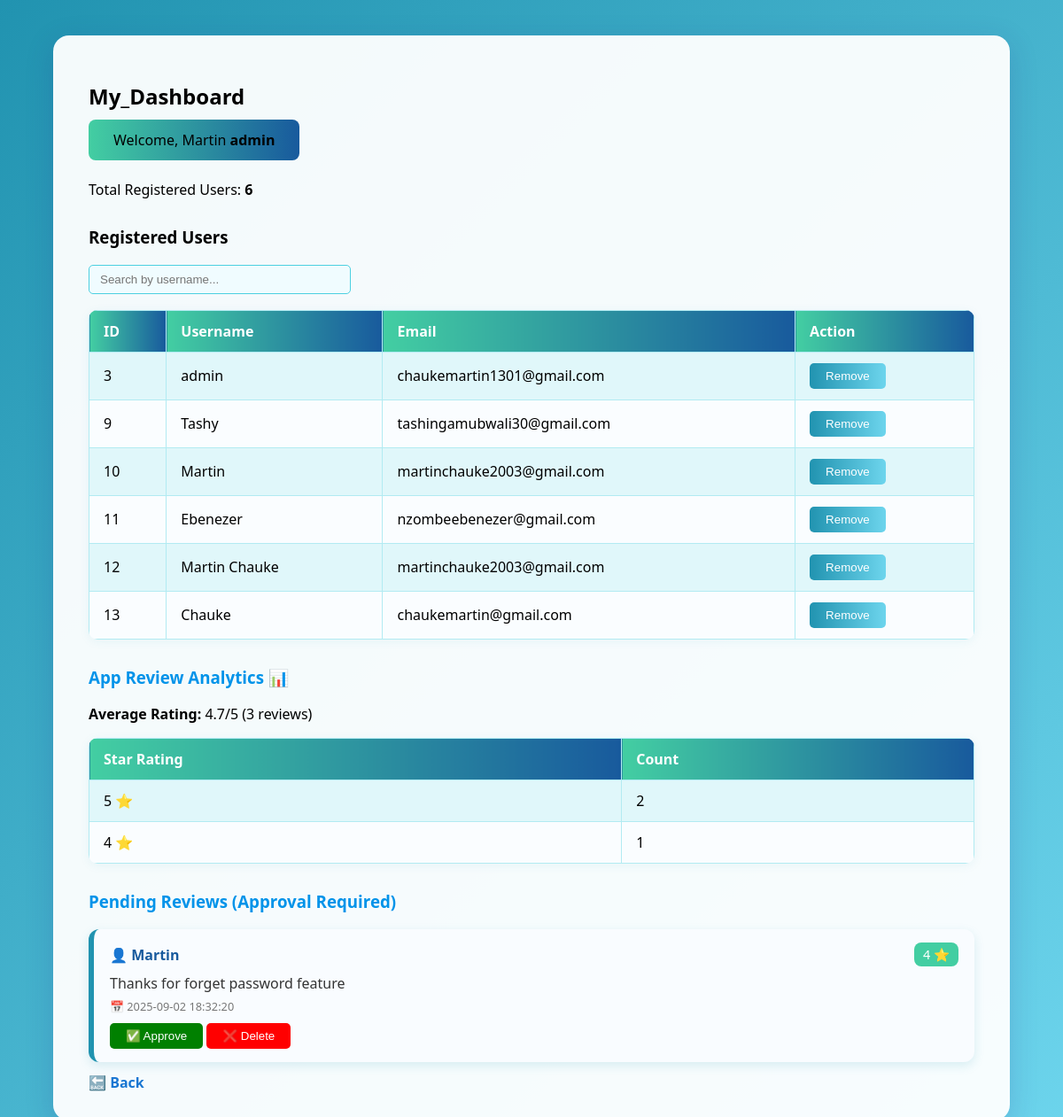
Page /admin (signed in) on the earlier database version.
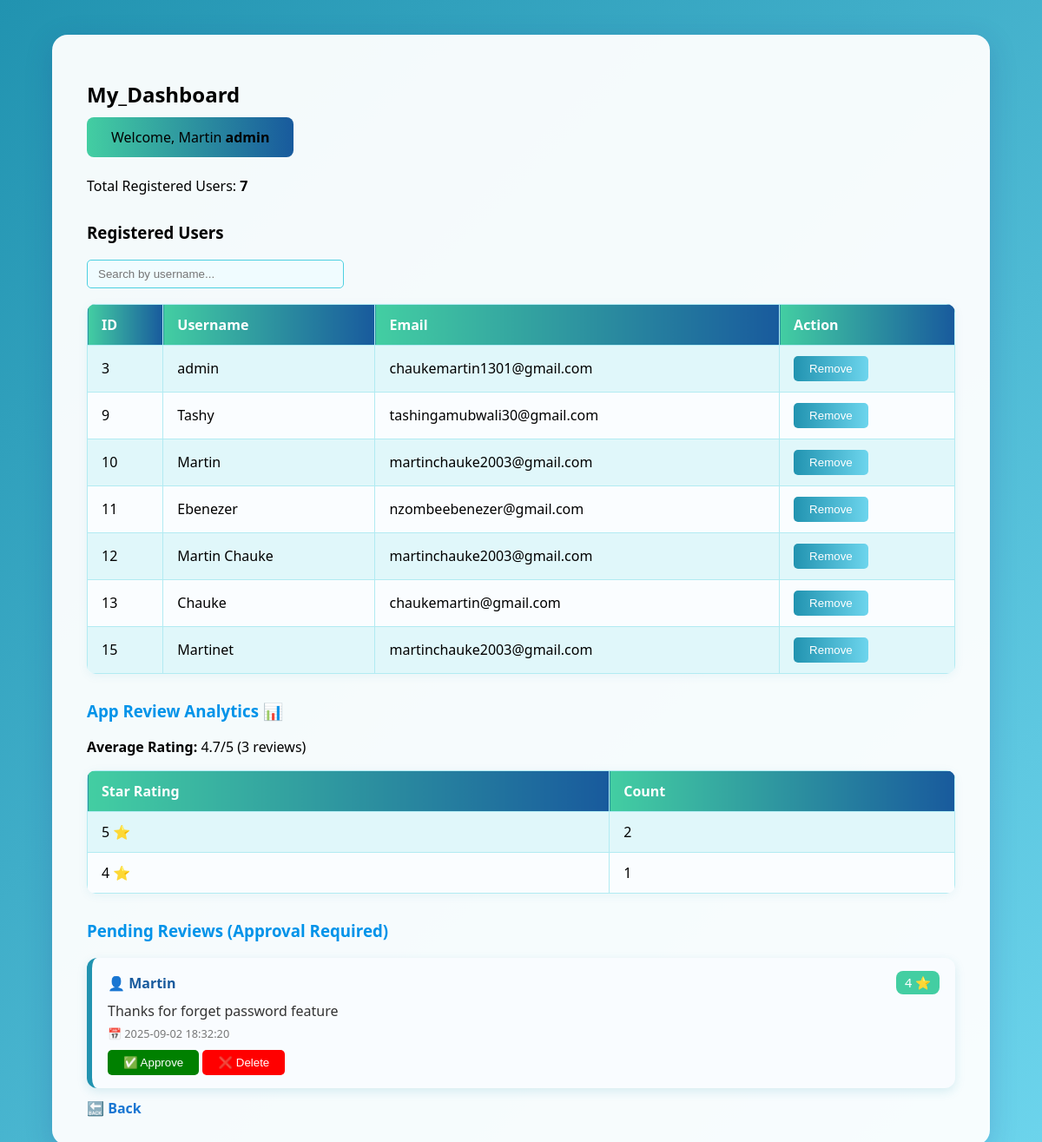
Same page on the later database version.
### tables this page shows
CREATE TABLE users (
    id INTEGER PRIMARY KEY AUTOINCREMENT,
    username TEXT NOT NULL,
    email TEXT NOT NULL,
    password TEXT NOT NULL
    , is_admin INTEGER DEFAULT 0);

CREATE TABLE app_reviews (
    id INTEGER PRIMARY KEY AUTOINCREMENT,
    reviewer_id INTEGER NOT NULL,
    rating INTEGER NOT NULL CHECK(rating BETWEEN 1 AND 5),
    comment TEXT,
    created_at TIMESTAMP DEFAULT CURRENT_TIMESTAMP, status TEXT DEFAULT 'pending',
    FOREIGN KEY (reviewer_id) REFERENCES users (id)
     );

### app.py (the view, shortened to what this page needs)
@app.route("/admin", methods=["GET", "POST"])
@admin_required
def admin_dashboard():
    conn = get_db_connection()
    conn.row_factory=sqlite3.Row # accessing as dicts
    approve_id=request.form.get("approve_review_id")
    if approve_id:
        conn.execute("UPDATE app_reviews SET status = 'approved' WHERE id = ?", (approve_id,))
        conn.commit()
        flash("Review approved✅.","success")
    delete_id=request.form.get("delete_review_id")
    if delete_id:
        conn.execute("DELETE FROM app_reviews WHERE id=?",(delete_id,))
        conn.commit()
        flash("Review deleted❌.","danger")
    users = conn.execute("SELECT * FROM users").fetchall()
    rating_counts=conn.execute("""
        SELECT rating,  COUNT(*) AS count
        FROM app_reviews
        WHERE app_reviews.status='approved'
        GROUP BY rating
        ORDER BY rating DESC
 """).fetchall()
    avg_rating=conn.execute("SELECT AVG(rating) AS avg FROM app_reviews where status='approved'").fetchone()["avg"]
    pending_reviews = conn.execute("""
        SELECT ar.id, u.username, ar.rating, ar.comment, ar.created_at
        FROM app_reviews ar
        JOIN users u ON ar.reviewer_id = u.id
        WHERE ar.status='pending'
        ORDER BY ar.created_at DESC
    """).fetchall()
    recent_reviews = conn.execute("""
        SELECT users.username, app_reviews.rating, app_reviews.comment, app_reviews.created_at
        FROM app_reviews
        JOIN users ON app_reviews.reviewer_id = users.id
        ORDER BY app_reviews.created_at DESC
        LIMIT 5
    """).fetchall()
    conn.close()
    rating_counts=[dict(row) for row in rating_counts]
    return render_template(
        "admin_dashboard.html",
        users=users,
        rating_counts=rating_counts,
        avg_rating=avg_rating or 0,
        total_reviews=sum(row["count"] for row in rating_counts),
        recent_reviews=recent_reviews,
        pending_reviews=pending_reviews
        )

### app.py (called while the page is built)
def get_db_connection():
    conn=sqlite3.connect(DATABASE)
    conn.row_factory=sqlite3.Row
    return conn

def admin_required(f):
    @wraps(f)
    def wrapper(*args, **kwargs):
        if "user_id" not in session:
            flash("Please log in to continue.", "warning")
            return redirect(url_for("login"))
        conn = get_db_connection()
        user = conn.execute("SELECT * FROM users WHERE id = ?", (session["user_id"],)).fetchone()
        conn.close()
        if not user or user["is_admin"] != 1:
            flash("Admin access only.", "danger")
            return redirect(url_for("home"))
        return f(*args, **kwargs)
    return wrapper

@app.before_request
def save_last_page():
    if request.endpoint not in ("login", "logout", "register", "static", "home"):
        session["prev_page"] = request.path

@app.context_processor
def inject_user_role():
    return dict(is_admin=session.get("is_admin"))

### templates/admin_dashboard.html (shortened to what this page needs)
<!DOCTYPE html>
<html>
<head>
</head>
<body>
    <div class="dashboard-container">
        <h2 style="color:black"><strong>My_Dashboard</strong></h2>
        <div class="welcome" style="color:black">Welcome, Martin <strong>{{ session.username }}</strong></div>
        <div class="user-count" style="color:black">Total Registered Users: <strong>{{ users|length }}</strong></div>
        <h3 style="color:black">Registered Users</h3>
        <input type="text" id="searchInput" placeholder="Search by username...">
        <table>
            <tr><th>ID</th><th>Username</th><th>Email</th><th>Action</th></tr>
            {% for user in users %}
            <tr>
                <td>{{ user.id }}</td>
                <td>{{ user.username }}</td>
                <td>{{ user.email }}</td>
                <td>
                    <form method="post" style="display:inline; color:black">
                        <button type="submit" class="remove-btn"
                            onclick="return confirm('Remove {{ user.username }}?');">Remove</button>
                    </form>
                </td>
            </tr>
            {% endfor %}
        </table>
        <h3><strong>App Review Analytics 📊</strong></h3>
        {% if total_reviews > 0 %}
            <p><strong>Average Rating:</strong> {{ "%.1f"|format(avg_rating) }}/5 ({{ total_reviews }} reviews)</p>
            <table>
                <tr><th>Star Rating</th><th>Count</th></tr>
                {% for row in rating_counts %}
                <tr>
                    <td>{{ row['rating'] }} ⭐</td>
                    <td>{{ row['count'] }}</td>
                </tr>
                {% endfor %}
            </table>
        {% endif %}
<h3><strong>Pending Reviews (Approval Required)</strong></h3>
{% if pending_reviews %}
    <div class="reviews-container">
        {% for r in pending_reviews %}
           <div class="review-card">
                <div class="review-header">
                    <span class="review-user">👤 {{ r['username'] }}</span>
                    <span class="review-rating">{{ r['rating'] }} ⭐</span>
                </div>
                <div class="review-comment">
                      {{ r['comment'] or "No comment" }}
                </div>
                <div class="review-date">
                    📅 {{ r['created_at'] }}
                </div>
                <div style="margin-top:10px;">
                    <form method="post" style="display:inline;">
                        <button type="submit" class="remove-btn" style="background:green;"
                            onclick="return confirm('Approve this review?');">✅ Approve</button>
                    </form>
                    <form method="post" style="display:inline;">
                        <button type="submit" class="remove-btn" style="background:red;"
                            onclick="return confirm('Delete this review?');">❌ Delete</button>
                    </form>
                </div>
            </div>
        {% endfor %}
    </div>
{% else %}
    <p>No pending reviews 🎉</p>
{% endif %}
        <a href="{{ url_for('predict_page') }}" class="back-link">🔙 Back</a>
    </div>
</body>
</html>

### templates/admin_dashboard.html (style rules this page uses)
body { font-family: 'Segoe UI', Arial, sans-serif; margin: 0; padding: 0; background: linear-gradient(135deg, #2193b0 0%, #6dd5ed 100%); min-height: 100vh; }
.dashboard-container { max-width: 1000px; margin: 40px auto; background: rgba(255,255,255,0.95); border-radius: 18px; box-shadow: 0 8px 32px rgba(31, 38, 135, 0.18); padding: 32px 40px; }
h2 { color: #1976d2; margin-bottom: 10px; }
.welcome { background: linear-gradient(90deg, #43cea2, #185a9d); color: #fff; padding: 12px 28px; border-radius: 8px; margin-bottom: 22px; display: inline-block; }
.user-count { margin-bottom: 18px; color: #1976d2; font-weight: 500; }
h3 { color: #0093e9; margin-top: 30px; }
#searchInput { margin-bottom: 18px; padding: 8px 12px; width: 270px; border: 1px solid #4dd0e1; border-radius: 5px; outline: none; background: #f0fcff; color: #1976d2; }
table { border-collapse: collapse; width: 100%; background: #fafdff; margin-bottom: 22px; border-radius: 10px; overflow: hidden; box-shadow: 0 2px 12px rgba(33,147,176,0.07); }
th, td { border: 1px solid #b2ebf2; padding: 12px 16px; text-align: left; }
th { background: linear-gradient(90deg, #43cea2, #185a9d); color: #fff; }
tr:nth-child(even) { background: #e0f7fa; }
.remove-btn { background: linear-gradient(90deg, #2193b0, #6dd5ed); color: #fff; border: none; padding: 7px 18px; border-radius: 5px; cursor: pointer; }
.back-link { text-decoration: none; color: #1976d2; font-weight: bold; display: inline-block; margin-top: 12px; }
.reviews-container { display: flex; flex-direction: column; gap: 15px; margin-top: 15px; }
.review-card { background: #f9fcff; border-left: 6px solid #2193b0; padding: 15px 18px; border-radius: 12px; box-shadow: 0 4px 12px rgba(33,147,176,0.15); transition: transform 0.2s ease, box-shadow 0.2s ease; }
.review-header { display: flex; justify-content: space-between; align-items: center; margin-bottom: 8px; }
.review-user { font-weight: 600; color: #185a9d; }
.review-rating { background: #43cea2; color: white; padding: 4px 10px; border-radius: 8px; font-size: 0.9em; }
.review-comment { font-size: 1em; color: #333; margin-bottom: 6px; }
.review-date { font-size: 0.8em; color: #777; }

Differences in the rows shown:
added users: id "15", username "Martinet", email "martinchauke2003@gmail.com"
Other differences:
{{ users|length }}: "6" → "7"
